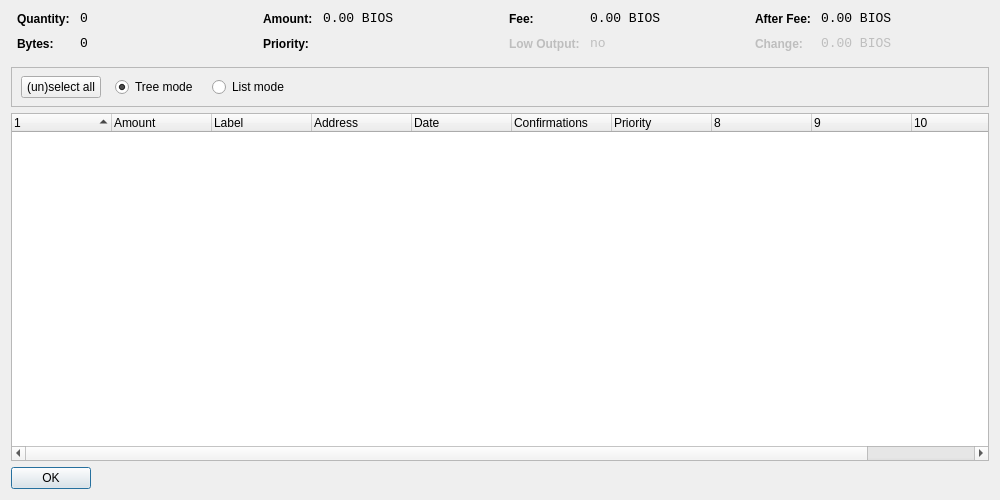
<?xml version="1.0" encoding="UTF-8"?>
<ui version="4.0">
 <class>CoinControlDialog</class>
 <widget class="QDialog" name="CoinControlDialog">
  <property name="geometry">
   <rect>
    <x>0</x>
    <y>0</y>
    <width>1000</width>
    <height>500</height>
   </rect>
  </property>
  <property name="windowTitle">
   <string>Coin Control</string>
  </property>
  <layout class="QVBoxLayout" name="verticalLayout">
   <item>
    <layout class="QHBoxLayout" name="horizontalLayoutTop" stretch="0,0,0,0">
     <property name="topMargin">
      <number>0</number>
     </property>
     <property name="bottomMargin">
      <number>10</number>
     </property>
     <item>
      <layout class="QFormLayout" name="formLayoutCoinControl1">
       <property name="horizontalSpacing">
        <number>10</number>
       </property>
       <property name="verticalSpacing">
        <number>10</number>
       </property>
       <property name="leftMargin">
        <number>6</number>
       </property>
       <property name="rightMargin">
        <number>6</number>
       </property>
       <item row="0" column="0">
        <widget class="QLabel" name="labelCoinControlQuantityText">
         <property name="styleSheet">
          <string notr="true">font-weight:bold;</string>
         </property>
         <property name="text">
          <string>Quantity:</string>
         </property>
        </widget>
       </item>
       <item row="0" column="1">
        <widget class="QLabel" name="labelCoinControlQuantity">
         <property name="font">
          <font>
           <family>Monospace</family>
           <pointsize>10</pointsize>
          </font>
         </property>
         <property name="cursor">
          <cursorShape>IBeamCursor</cursorShape>
         </property>
         <property name="contextMenuPolicy">
          <enum>Qt::ActionsContextMenu</enum>
         </property>
         <property name="text">
          <string notr="true">0</string>
         </property>
         <property name="textInteractionFlags">
          <set>Qt::LinksAccessibleByMouse|Qt::TextSelectableByKeyboard|Qt::TextSelectableByMouse</set>
         </property>
        </widget>
       </item>
       <item row="1" column="0">
        <widget class="QLabel" name="labelCoinControlBytesText">
         <property name="styleSheet">
          <string notr="true">font-weight:bold;</string>
         </property>
         <property name="text">
          <string>Bytes:</string>
         </property>
        </widget>
       </item>
       <item row="1" column="1">
        <widget class="QLabel" name="labelCoinControlBytes">
         <property name="font">
          <font>
           <family>Monospace</family>
           <pointsize>10</pointsize>
          </font>
         </property>
         <property name="cursor">
          <cursorShape>IBeamCursor</cursorShape>
         </property>
         <property name="contextMenuPolicy">
          <enum>Qt::ActionsContextMenu</enum>
         </property>
         <property name="text">
          <string notr="true">0</string>
         </property>
         <property name="textInteractionFlags">
          <set>Qt::LinksAccessibleByMouse|Qt::TextSelectableByKeyboard|Qt::TextSelectableByMouse</set>
         </property>
        </widget>
       </item>
      </layout>
     </item>
     <item>
      <layout class="QFormLayout" name="formLayoutCoinControl2">
       <property name="horizontalSpacing">
        <number>10</number>
       </property>
       <property name="verticalSpacing">
        <number>10</number>
       </property>
       <property name="leftMargin">
        <number>6</number>
       </property>
       <property name="rightMargin">
        <number>6</number>
       </property>
       <item row="0" column="0">
        <widget class="QLabel" name="labelCoinControlAmountText">
         <property name="styleSheet">
          <string notr="true">font-weight:bold;</string>
         </property>
         <property name="text">
          <string>Amount:</string>
         </property>
        </widget>
       </item>
       <item row="0" column="1">
        <widget class="QLabel" name="labelCoinControlAmount">
         <property name="font">
          <font>
           <family>Monospace</family>
           <pointsize>10</pointsize>
          </font>
         </property>
         <property name="cursor">
          <cursorShape>IBeamCursor</cursorShape>
         </property>
         <property name="contextMenuPolicy">
          <enum>Qt::ActionsContextMenu</enum>
         </property>
         <property name="text">
          <string notr="true">0.00 BIOS</string>
         </property>
         <property name="textInteractionFlags">
          <set>Qt::LinksAccessibleByMouse|Qt::TextSelectableByKeyboard|Qt::TextSelectableByMouse</set>
         </property>
        </widget>
       </item>
       <item row="1" column="0">
        <widget class="QLabel" name="labelCoinControlPriorityText">
         <property name="styleSheet">
          <string notr="true">font-weight:bold;</string>
         </property>
         <property name="text">
          <string>Priority:</string>
         </property>
        </widget>
       </item>
       <item row="1" column="1">
        <widget class="QLabel" name="labelCoinControlPriority">
         <property name="font">
          <font>
           <family>Monospace</family>
           <pointsize>10</pointsize>
          </font>
         </property>
         <property name="cursor">
          <cursorShape>IBeamCursor</cursorShape>
         </property>
         <property name="contextMenuPolicy">
          <enum>Qt::ActionsContextMenu</enum>
         </property>
         <property name="text">
          <string/>
         </property>
         <property name="textInteractionFlags">
          <set>Qt::LinksAccessibleByMouse|Qt::TextSelectableByKeyboard|Qt::TextSelectableByMouse</set>
         </property>
        </widget>
       </item>
      </layout>
     </item>
     <item>
      <layout class="QFormLayout" name="formLayoutCoinControl3">
       <property name="horizontalSpacing">
        <number>10</number>
       </property>
       <property name="verticalSpacing">
        <number>10</number>
       </property>
       <property name="leftMargin">
        <number>6</number>
       </property>
       <property name="rightMargin">
        <number>6</number>
       </property>
       <item row="0" column="0">
        <widget class="QLabel" name="labelCoinControlFeeText">
         <property name="styleSheet">
          <string notr="true">font-weight:bold;</string>
         </property>
         <property name="text">
          <string>Fee:</string>
         </property>
        </widget>
       </item>
       <item row="0" column="1">
        <widget class="QLabel" name="labelCoinControlFee">
         <property name="font">
          <font>
           <family>Monospace</family>
           <pointsize>10</pointsize>
          </font>
         </property>
         <property name="cursor">
          <cursorShape>IBeamCursor</cursorShape>
         </property>
         <property name="contextMenuPolicy">
          <enum>Qt::ActionsContextMenu</enum>
         </property>
         <property name="text">
          <string notr="true">0.00 BIOS</string>
         </property>
         <property name="textInteractionFlags">
          <set>Qt::LinksAccessibleByMouse|Qt::TextSelectableByKeyboard|Qt::TextSelectableByMouse</set>
         </property>
        </widget>
       </item>
       <item row="1" column="0">
        <widget class="QLabel" name="labelCoinControlLowOutputText">
         <property name="enabled">
          <bool>false</bool>
         </property>
         <property name="styleSheet">
          <string notr="true">font-weight:bold;</string>
         </property>
         <property name="text">
          <string>Low Output:</string>
         </property>
        </widget>
       </item>
       <item row="1" column="1">
        <widget class="QLabel" name="labelCoinControlLowOutput">
         <property name="enabled">
          <bool>false</bool>
         </property>
         <property name="font">
          <font>
           <family>Monospace</family>
           <pointsize>10</pointsize>
          </font>
         </property>
         <property name="cursor">
          <cursorShape>IBeamCursor</cursorShape>
         </property>
         <property name="contextMenuPolicy">
          <enum>Qt::ActionsContextMenu</enum>
         </property>
         <property name="text">
          <string notr="true">no</string>
         </property>
         <property name="textInteractionFlags">
          <set>Qt::LinksAccessibleByMouse|Qt::TextSelectableByKeyboard|Qt::TextSelectableByMouse</set>
         </property>
        </widget>
       </item>
      </layout>
     </item>
     <item>
      <layout class="QFormLayout" name="formLayoutCoinControl4">
       <property name="horizontalSpacing">
        <number>10</number>
       </property>
       <property name="verticalSpacing">
        <number>10</number>
       </property>
       <property name="leftMargin">
        <number>6</number>
       </property>
       <property name="rightMargin">
        <number>6</number>
       </property>
       <item row="0" column="0">
        <widget class="QLabel" name="labelCoinControlAfterFeeText">
         <property name="styleSheet">
          <string notr="true">font-weight:bold;</string>
         </property>
         <property name="text">
          <string>After Fee:</string>
         </property>
        </widget>
       </item>
       <item row="0" column="1">
        <widget class="QLabel" name="labelCoinControlAfterFee">
         <property name="font">
          <font>
           <family>Monospace</family>
           <pointsize>10</pointsize>
          </font>
         </property>
         <property name="cursor">
          <cursorShape>IBeamCursor</cursorShape>
         </property>
         <property name="contextMenuPolicy">
          <enum>Qt::ActionsContextMenu</enum>
         </property>
         <property name="text">
          <string notr="true">0.00 BIOS</string>
         </property>
         <property name="textInteractionFlags">
          <set>Qt::LinksAccessibleByMouse|Qt::TextSelectableByKeyboard|Qt::TextSelectableByMouse</set>
         </property>
        </widget>
       </item>
       <item row="1" column="0">
        <widget class="QLabel" name="labelCoinControlChangeText">
         <property name="enabled">
          <bool>false</bool>
         </property>
         <property name="styleSheet">
          <string notr="true">font-weight:bold;</string>
         </property>
         <property name="text">
          <string>Change:</string>
         </property>
        </widget>
       </item>
       <item row="1" column="1">
        <widget class="QLabel" name="labelCoinControlChange">
         <property name="enabled">
          <bool>false</bool>
         </property>
         <property name="font">
          <font>
           <family>Monospace</family>
           <pointsize>10</pointsize>
          </font>
         </property>
         <property name="cursor">
          <cursorShape>IBeamCursor</cursorShape>
         </property>
         <property name="contextMenuPolicy">
          <enum>Qt::ActionsContextMenu</enum>
         </property>
         <property name="text">
          <string notr="true">0.00 BIOS</string>
         </property>
         <property name="textInteractionFlags">
          <set>Qt::LinksAccessibleByMouse|Qt::TextSelectableByKeyboard|Qt::TextSelectableByMouse</set>
         </property>
        </widget>
       </item>
      </layout>
     </item>
    </layout>
   </item>
   <item>
    <widget class="QFrame" name="frame">
     <property name="minimumSize">
      <size>
       <width>0</width>
       <height>40</height>
      </size>
     </property>
     <property name="frameShape">
      <enum>QFrame::StyledPanel</enum>
     </property>
     <property name="frameShadow">
      <enum>QFrame::Sunken</enum>
     </property>
     <widget class="QWidget" name="horizontalLayoutWidget">
      <property name="geometry">
       <rect>
        <x>10</x>
        <y>0</y>
        <width>781</width>
        <height>41</height>
       </rect>
      </property>
      <layout class="QHBoxLayout" name="horizontalLayoutPanel" stretch="0,0,0,0,0">
       <property name="spacing">
        <number>14</number>
       </property>
       <item>
        <widget class="QPushButton" name="pushButtonSelectAll">
         <property name="sizePolicy">
          <sizepolicy hsizetype="Maximum" vsizetype="Fixed">
           <horstretch>0</horstretch>
           <verstretch>0</verstretch>
          </sizepolicy>
         </property>
         <property name="text">
          <string>(un)select all</string>
         </property>
        </widget>
       </item>
       <item>
        <widget class="QRadioButton" name="radioTreeMode">
         <property name="sizePolicy">
          <sizepolicy hsizetype="Maximum" vsizetype="Fixed">
           <horstretch>0</horstretch>
           <verstretch>0</verstretch>
          </sizepolicy>
         </property>
         <property name="text">
          <string>Tree mode</string>
         </property>
         <property name="checked">
          <bool>true</bool>
         </property>
        </widget>
       </item>
       <item>
        <widget class="QRadioButton" name="radioListMode">
         <property name="sizePolicy">
          <sizepolicy hsizetype="Maximum" vsizetype="Fixed">
           <horstretch>0</horstretch>
           <verstretch>0</verstretch>
          </sizepolicy>
         </property>
         <property name="text">
          <string>List mode</string>
         </property>
        </widget>
       </item>
       <item>
        <spacer name="horizontalSpacer">
         <property name="orientation">
          <enum>Qt::Horizontal</enum>
         </property>
         <property name="sizeHint" stdset="0">
          <size>
           <width>40</width>
           <height>20</height>
          </size>
         </property>
        </spacer>
       </item>
      </layout>
     </widget>
    </widget>
   </item>
   <item>
    <widget class="CoinControlTreeWidget" name="treeWidget">
     <property name="contextMenuPolicy">
      <enum>Qt::CustomContextMenu</enum>
     </property>
     <property name="sortingEnabled">
      <bool>false</bool>
     </property>
     <property name="columnCount">
      <number>11</number>
     </property>
     <attribute name="headerShowSortIndicator" stdset="0">
      <bool>true</bool>
     </attribute>
     <attribute name="headerStretchLastSection">
      <bool>false</bool>
     </attribute>
     <column>
      <property name="text">
       <string/>
      </property>
     </column>
     <column>
      <property name="text">
       <string>Amount</string>
      </property>
     </column>
     <column>
      <property name="text">
       <string>Label</string>
      </property>
     </column>
     <column>
      <property name="text">
       <string>Address</string>
      </property>
     </column>
     <column>
      <property name="text">
       <string>Date</string>
      </property>
     </column>
     <column>
      <property name="text">
       <string>Confirmations</string>
      </property>
      <property name="toolTip">
       <string>Confirmed</string>
      </property>
     </column>
     <column>
      <property name="text">
       <string>Priority</string>
      </property>
     </column>
     <column>
      <property name="text">
       <string/>
      </property>
     </column>
     <column>
      <property name="text">
       <string/>
      </property>
     </column>
     <column>
      <property name="text">
       <string/>
      </property>
     </column>
     <column>
      <property name="text">
       <string/>
      </property>
     </column>
    </widget>
   </item>
   <item>
    <widget class="QDialogButtonBox" name="buttonBox">
     <property name="sizePolicy">
      <sizepolicy hsizetype="Maximum" vsizetype="Fixed">
       <horstretch>0</horstretch>
       <verstretch>0</verstretch>
      </sizepolicy>
     </property>
     <property name="orientation">
      <enum>Qt::Horizontal</enum>
     </property>
     <property name="standardButtons">
      <set>QDialogButtonBox::Ok</set>
     </property>
    </widget>
   </item>
  </layout>
 </widget>
 <customwidgets>
  <customwidget>
   <class>CoinControlTreeWidget</class>
   <extends>QTreeWidget</extends>
   <header>coincontroltreewidget.h</header>
  </customwidget>
 </customwidgets>
 <resources/>
 <connections/>
</ui>
